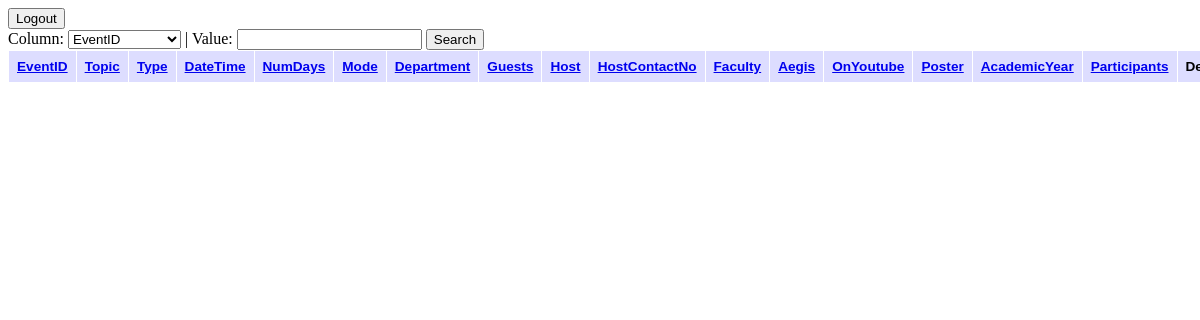
The app's page /AdminPanel.php (signed in), older data.
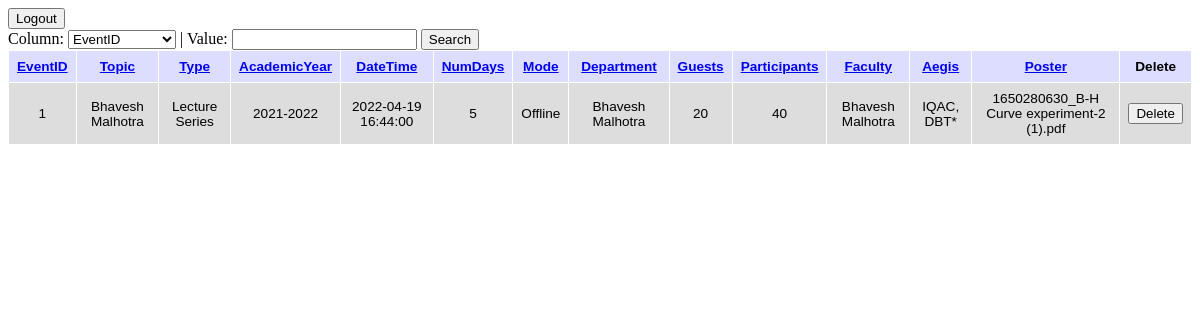
The same page, newer data.
### tables this page shows
CREATE TABLE `events` (
  `EventID` int(10) UNSIGNED NOT NULL,
  `Topic` varchar(1023) NOT NULL,
  `Type` varchar(511) NOT NULL,
  `AcademicYear` varchar(256) NOT NULL,
  `DateTime` datetime NOT NULL,
  `NumDays` tinyint(3) UNSIGNED NOT NULL,
  `Mode` enum('Online','Offline','Hybrid') NOT NULL,
  `Department` varchar(1023) NOT NULL,
  `Guests` int(11) UNSIGNED NOT NULL,
  `Participants` int(10) UNSIGNED NOT NULL,
  `Faculty` varchar(1023) NOT NULL,
  `Aegis` enum('IQAC, DBT*','IQAC','DBT*','None') NOT NULL,
  `Poster` text NOT NULL,
  `About` text NOT NULL
);

### Database.php (called while the page is built, shortened)
<?php
    $TableName = "events";
?>

### AdminPanel.php (the view, shortened to what this page needs)
<?php
    require "./Database.php";
    $sort = isset($_GET['sort']) ? $_GET['sort'] : "DateTime";
    $By = isset($_GET['order']) ? $_GET['order'] : "ASC";
    $By = $By == "ASC" || $By == "DESC" ? $By : "ASC";
    $user = isset($_SESSION["UserID"]) ? $_SESSION["UserID"] : null;
    $password = isset($_SESSION["Password"]) ? $_SESSION["Password"] : null;
    if (isset($user) && isset($password)) {
        $sql = "SELECT * FROM $UserTable Where `UserID` = '$user' AND `UserPassword` = '$password'";
    }
    else {
        echo "<meta http-equiv=\"refresh\" content=\"0; url = ./UserLogin.php\" />";
        exit();
    }
    if(!isset($_POST['Column']) || !isset($_POST['Value'])) {
        $sql = "SELECT `EventID`, `Topic`, `Type`, `AcademicYear`, `DateTime`, `NumDays`, `Mode`, `Department`, `Guests`, `Participants`, `Faculty`, `Aegis`, `Poster` FROM $TableName ORDER BY `$sort` $By";
    }
    else {
        $C = $_POST['Column'];
        $V = $_POST['Value'];
        $sql = "SELECT `EventID`, `Topic`, `Type`, `AcademicYear`, `DateTime`, `NumDays`, `Mode`, `Department`, `Guests`, `Participants`, `Faculty`, `Aegis`, `Poster` FROM $TableName WHERE `$C` LIKE '%$V%' ORDER BY `$sort` $By";
    }
    $res = mysqli_query($conn, $sql);
    $sql = "DESCRIBE `$TableName`";
    $cols = mysqli_query($conn, $sql);
?>
<!DOCTYPE html>
<html lang="en">
    <head>
        <link rel="stylesheet" href="./CSS/Events.css">
    </head>
    <body>
        <button onclick=<?php echo "\"window.location.href = './Logout.php?';\""; ?>>Logout</button><br>
        <form action="./AdminPanel.php" method="POST">
            Column:
            <select name="Column" id="Column" required>
                <?php while($col = $cols->fetch_assoc()) {
                    if ($col['Field'] != 'About') { ?>
                        <option>
                            <?php echo $col['Field']; ?>
                        </option>
                <?php }} ?>
            </select>
            | Value:
            <input type="text" name="Value" id="Value" required>
            <button type="submit">Search</button>
        </form>
        <div>
            <table>
                <tr>
                    <?php $cols->data_seek(0); ?>
                    <?php while($col = $cols->fetch_assoc()) {
                        if ($col['Field'] != 'About') { ?>
                            <th>
                                <?php
                                    $a = $col['Field'] == $sort ? ($By == "ASC" ? "DESC" : "ASC") : "ASC";
                                ?>
                                <a href=<?php echo "\"?sort=". $col['Field'] . "&order=" . $a . "\""; ?>>
                                    <?php echo $col['Field']; ?>
                                </a>
                            </th>
                    <?php }} ?>
                    <th>Delete</th>
                </tr>
                <?php while($row = $res->fetch_assoc()) { ?>
                    <tr>
                        <?php
                        $eventID = $row['EventID'];
                        $cols->data_seek(0);
                        while($col = $cols->fetch_assoc()) {
                            if ($col['Field'] != 'About') {?>
                                <td>
                                    <?php echo $row[$col['Field']]; ?>
                                </td>
                        <?php }} ?>
                        <td><button onclick=<?php echo "\"window.location.href = './DeleteEvent.php?EventID=$eventID';\""; ?>>Delete</button></td>
                    </tr>
                <?php } ?>
            </table>
        </div>
    </body>
</html>
<?php exit(); ?>

### CSS/Events.css (style rules this page uses)
table { font-family: arial, sans-serif; border-collapse: collapse; width: 100%; }
td, th { border: 1px solid #dddddd; padding: 8px; text-align: center; font-size: 0.85em; max-width: 250px; word-wrap: break-word; }
th { border: 1px solid #ffffff; background-color: #ddddff; }
tr:nth-child(even) { background-color: #dddddd; }
tr:nth-child(even) td { border: 1px solid #ffffff; }

Row changes from the older to the newer data that the page shows:
added events: Field "1", Field "Bhavesh Malhotra", Field "Lecture Series", Field "2021-2022", Field "2022-04-19 16:44:00", Field "5", Field "Offline", Field "20", Field "40", Field "IQAC, DBT*", Field "1650280630_B-H Curve experiment-2 (1).pdf"
Text that changed along with them:
list line gone: "Host"
list line gone: "HostContactNo"
list line gone: "OnYoutube"
